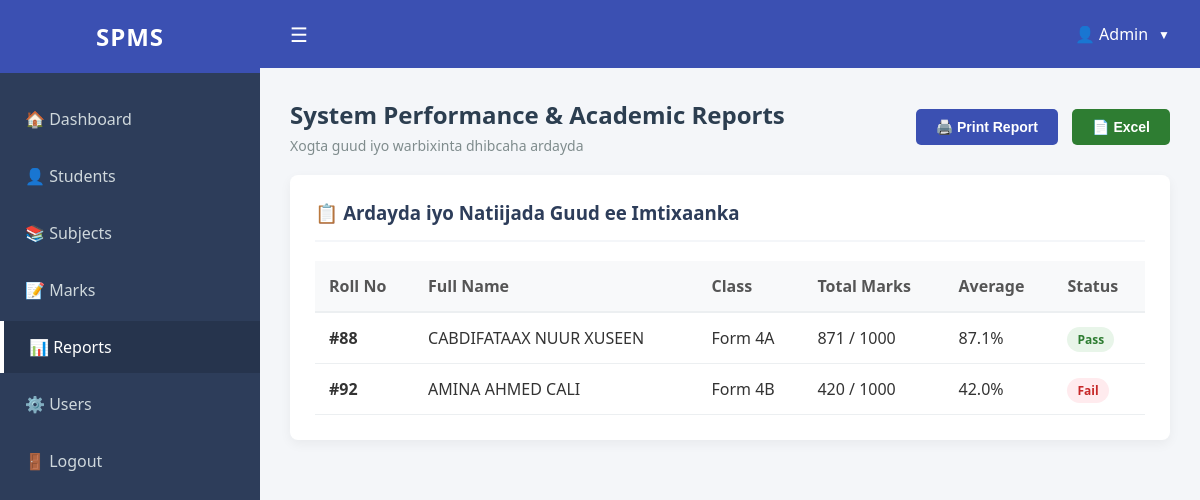
Page /admin_dashboard/report.php on the earlier database version.
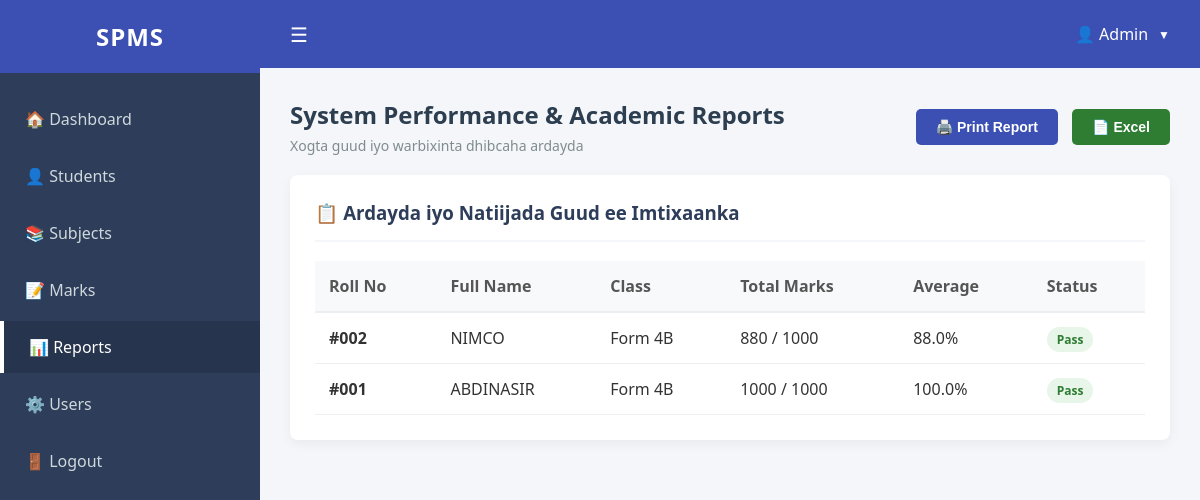
Same page on the later database version.
### tables this page shows
CREATE TABLE `student_marks` (
  `id` int(11) NOT NULL,
  `roll_no` varchar(50) NOT NULL,
  `full_name` varchar(255) NOT NULL,
  `class` varchar(50) NOT NULL,
  `math` int(11) DEFAULT 0,
  `english` int(11) DEFAULT 0,
  `science` int(11) DEFAULT 0,
  `somali` int(11) DEFAULT 0,
  `history` int(11) DEFAULT 0,
  `geography` int(11) DEFAULT 0,
  `arabic` int(11) DEFAULT 0,
  `islamic` int(11) DEFAULT 0,
  `chemistry` int(11) DEFAULT 0,
  `physics` int(11) DEFAULT 0,
  `created_at` timestamp NOT NULL DEFAULT current_timestamp()
);

### admin_dashboard/report.php (the view, shortened to what the changed rows need)
<?php
include('conn.php');
$report_data = [];
if ($conn) {
    $query = "SELECT roll_no, full_name, class,
              (math + english + science + somali + history + geography + arabic + islamic + chemistry + physics) as total_marks,
              ((math + english + science + somali + history + geography + arabic + islamic + chemistry + physics) / 10) as average
              FROM student_marks ORDER BY id DESC";
    $result = mysqli_query($conn, $query);
    if ($result) {
        while ($row = mysqli_fetch_assoc($result)) {
            $report_data[] = $row;
        }
    }
}
?>
<!DOCTYPE html>
<html lang="so">
<head>
</head>
<body>
    <div class="app">
        <div class="main-content">
            <main class="container">
                <div class="action-bar">
                    <div>
                        <h2 style="margin: 0; color: #2c3e50;">System Performance & Academic Reports</h2>
                    </div>
                </div>
                <div class="report-card">
                    <table class="report-table" id="reportTable">
                        <thead>
                            <tr>
                                <th>Roll No</th>
                                <th>Full Name</th>
                                <th>Class</th>
                                <th>Total Marks</th>
                                <th>Average</th>
                                <th>Status</th>
                            </tr>
                        </thead>
                        <tbody>
                            <?php if (empty($report_data)): ?>
                                <tr>
                                    <td><strong>#88</strong></td>
                                    <td>CABDIFATAAX NUUR XUSEEN</td>
                                    <td>Form 4A</td>
                                    <td>871 / 1000</td>
                                    <td>87.1%</td>
                                    <td><span class="status-badge status-pass">Pass</span></td>
                                </tr>
                                <tr>
                                    <td><strong>#92</strong></td>
                                    <td>AMINA AHMED CALI</td>
                                    <td>Form 4B</td>
                                    <td>420 / 1000</td>
                                    <td>42.0%</td>
                                    <td><span class="status-badge status-fail">Fail</span></td>
                                </tr>
                            <?php else: ?>
                                <?php foreach ($report_data as $row): ?>
                                    <tr>
                                        <td><strong>#<?php echo htmlspecialchars($row['roll_no']); ?></strong></td>
                                        <td style="text-transform: uppercase;"><?php echo htmlspecialchars($row['full_name']); ?></td>
                                        <td><?php echo htmlspecialchars($row['class']); ?></td>
                                        <td><?php echo $row['total_marks']; ?> / 1000</td>
                                        <td><?php echo number_format($row['average'], 1); ?>%</td>
                                        <td>
                                            <?php if ($row['average'] >= 50): ?>
                                                <span class="status-badge status-pass">Pass</span>
                                            <?php else: ?>
                                                <span class="status-badge status-fail">Fail</span>
                                            <?php endif; ?>
                                        </td>
                                    </tr>
                                <?php endforeach; ?>
                            <?php endif; ?>
                        </tbody>
                    </table>
                </div>
            </main>
        </div>
    </div>
</body>
</html>

Differences in the rows shown:
added student_marks: roll_no "002", full_name "NIMCO", class "Form 4B", total_marks "880", average "88.0"
added student_marks: roll_no "001", full_name "ABDINASIR", class "Form 4B", total_marks "1000", average "100.0"
Other differences:
text no longer shown: "#88 CABDIFATAAX NUUR XUSEEN Form 4A 871 / 1000 87.1% Pass #92 AMINA AHMED CALI Form 4B 420 / 1000 42.0% Fail"
